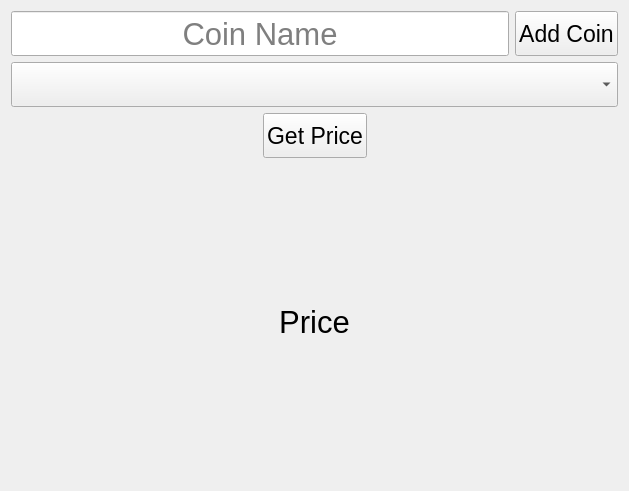
<?xml version="1.0" encoding="UTF-8"?>
<ui version="4.0">
 <class>Form</class>
 <widget class="QWidget" name="Form">
  <property name="geometry">
   <rect>
    <x>0</x>
    <y>0</y>
    <width>629</width>
    <height>491</height>
   </rect>
  </property>
  <property name="windowTitle">
   <string>Form</string>
  </property>
  <layout class="QVBoxLayout" name="verticalLayout" stretch="10,10,10,70">
   <item>
    <layout class="QHBoxLayout" name="horizontalLayout">
     <item>
      <widget class="QLineEdit" name="txt_coin_name">
       <property name="sizePolicy">
        <sizepolicy hsizetype="Expanding" vsizetype="Minimum">
         <horstretch>0</horstretch>
         <verstretch>0</verstretch>
        </sizepolicy>
       </property>
       <property name="font">
        <font>
         <pointsize>23</pointsize>
        </font>
       </property>
       <property name="alignment">
        <set>Qt::AlignCenter</set>
       </property>
       <property name="placeholderText">
        <string>Coin Name</string>
       </property>
      </widget>
     </item>
     <item>
      <widget class="QPushButton" name="btn_add_coin">
       <property name="sizePolicy">
        <sizepolicy hsizetype="Minimum" vsizetype="Minimum">
         <horstretch>0</horstretch>
         <verstretch>0</verstretch>
        </sizepolicy>
       </property>
       <property name="font">
        <font>
         <pointsize>17</pointsize>
        </font>
       </property>
       <property name="text">
        <string>Add Coin</string>
       </property>
      </widget>
     </item>
    </layout>
   </item>
   <item>
    <widget class="QComboBox" name="coin_list_combo_box">
     <property name="sizePolicy">
      <sizepolicy hsizetype="Preferred" vsizetype="Minimum">
       <horstretch>0</horstretch>
       <verstretch>0</verstretch>
      </sizepolicy>
     </property>
     <property name="font">
      <font>
       <pointsize>17</pointsize>
      </font>
     </property>
    </widget>
   </item>
   <item>
    <layout class="QHBoxLayout" name="horizontalLayout_2">
     <item>
      <spacer name="horizontalSpacer">
       <property name="orientation">
        <enum>Qt::Horizontal</enum>
       </property>
       <property name="sizeHint" stdset="0">
        <size>
         <width>40</width>
         <height>20</height>
        </size>
       </property>
      </spacer>
     </item>
     <item>
      <widget class="QPushButton" name="btn_get_price">
       <property name="sizePolicy">
        <sizepolicy hsizetype="Minimum" vsizetype="Minimum">
         <horstretch>0</horstretch>
         <verstretch>0</verstretch>
        </sizepolicy>
       </property>
       <property name="font">
        <font>
         <pointsize>17</pointsize>
        </font>
       </property>
       <property name="text">
        <string>Get Price</string>
       </property>
      </widget>
     </item>
     <item>
      <spacer name="horizontalSpacer_2">
       <property name="orientation">
        <enum>Qt::Horizontal</enum>
       </property>
       <property name="sizeHint" stdset="0">
        <size>
         <width>40</width>
         <height>20</height>
        </size>
       </property>
      </spacer>
     </item>
    </layout>
   </item>
   <item>
    <widget class="QLabel" name="lbl_coin_price">
     <property name="font">
      <font>
       <pointsize>23</pointsize>
      </font>
     </property>
     <property name="text">
      <string>Price</string>
     </property>
     <property name="alignment">
      <set>Qt::AlignCenter</set>
     </property>
    </widget>
   </item>
  </layout>
 </widget>
 <resources/>
 <connections/>
</ui>
